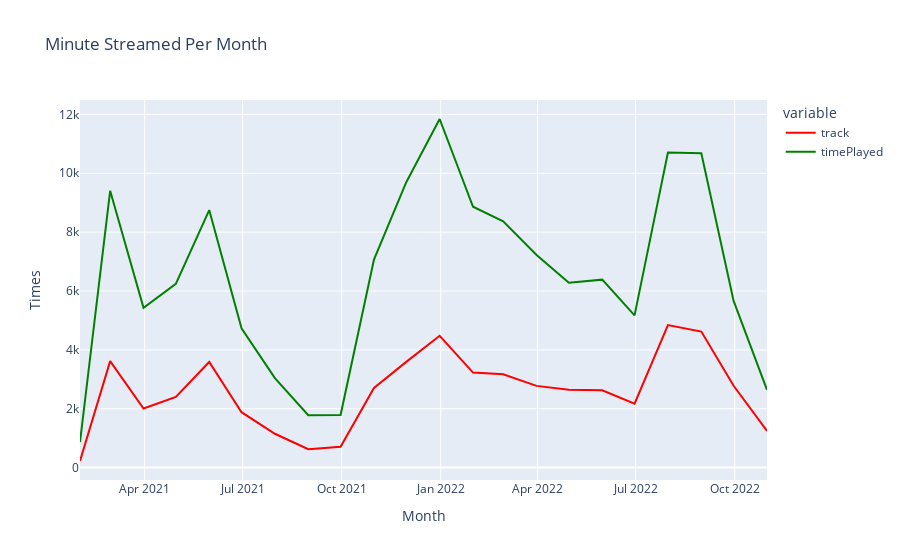

This figure's notebook cell:
### Code cell
monthly_data_count = test_df.resample('M').count()['track']
monthly_data_time = test_df.resample('M').sum()['timePlayed']
month_count_fig = px.line(monthly_data_count, labels={"endTime":"Month","value":"Times"},title='Minute Streamed Per Month',color_discrete_sequence=['red'])
month_time_fig = px.line(monthly_data_time, labels={"endTime":"Month","value":"Minutes"},title='Minute Streamed Per Month',color_discrete_sequence=['green'])

month_count_fig.add_traces(list(month_time_fig.select_traces()))
month_count_fig.show()

### Figure 1 — Plotly figure (JSON) as saved in the notebook; plotly's stock layout.template omitted (floating-point values rounded to 4 significant figures)
{"data": [{"hovertemplate": "variable=track<br>Month=%{x}<br>Times=%{y}<extra></extra>", "legendgroup": "track", "line": {"color": "red", "dash": "solid"}, "marker": {"symbol": "circle"}, "mode": "lines", "name": "track", "orientation": "v", "showlegend": true, "type": "scatter", "x": ["2021-01-31T00:00:00+00:00", "2021-02-28T00:00:00+00:00", "2021-03-31T00:00:00+00:00", "2021-04-30T00:00:00+00:00", "2021-05-31T00:00:00+00:00", "2021-06-30T00:00:00+00:00", "2021-07-31T00:00:00+00:00", "2021-08-31T00:00:00+00:00", "2021-09-30T00:00:00+00:00", "2021-10-31T00:00:00+00:00", "2021-11-30T00:00:00+00:00", "2021-12-31T00:00:00+00:00", "2022-01-31T00:00:00+00:00", "2022-02-28T00:00:00+00:00", "2022-03-31T00:00:00+00:00", "2022-04-30T00:00:00+00:00", "2022-05-31T00:00:00+00:00", "2022-06-30T00:00:00+00:00", "2022-07-31T00:00:00+00:00", "2022-08-31T00:00:00+00:00", "2022-09-30T00:00:00+00:00", "2022-10-31T00:00:00+00:00"], "xaxis": "x", "y": [225, 3617, 2009, 2405, 3590, 1883, 1150, 628, 708, 2706, 3593, 4479, 3228, 3169, 2777, 2642, 2627, 2174, 4845, 4624, 2782, 1247], "yaxis": "y"}, {"hovertemplate": "variable=timePlayed<br>Month=%{x}<br>Minutes=%{y}<extra></extra>", "legendgroup": "timePlayed", "line": {"color": "green", "dash": "solid"}, "marker": {"symbol": "circle"}, "mode": "lines", "name": "timePlayed", "orientation": "v", "showlegend": true, "type": "scatter", "x": ["2021-01-31T00:00:00+00:00", "2021-02-28T00:00:00+00:00", "2021-03-31T00:00:00+00:00", "2021-04-30T00:00:00+00:00", "2021-05-31T00:00:00+00:00", "2021-06-30T00:00:00+00:00", "2021-07-31T00:00:00+00:00", "2021-08-31T00:00:00+00:00", "2021-09-30T00:00:00+00:00", "2021-10-31T00:00:00+00:00", "2021-11-30T00:00:00+00:00", "2021-12-31T00:00:00+00:00", "2022-01-31T00:00:00+00:00", "2022-02-28T00:00:00+00:00", "2022-03-31T00:00:00+00:00", "2022-04-30T00:00:00+00:00", "2022-05-31T00:00:00+00:00", "2022-06-30T00:00:00+00:00", "2022-07-31T00:00:00+00:00", "2022-08-31T00:00:00+00:00", "2022-09-30T00:00:00+00:00", "2022-10-31T00:00:00+00:00"], "xaxis": "x", "y": [868.4, 9404.0, 5432.0, 6242.0, 8751.0, 4734.0, 3043.0, 1780.0, 1788.0, 7067, 9697.0, 11840.0, 8863.0, 8371.0, 7224.0, 6281.0, 6386.0, 5174.0, 10700.0, 10680.0, 5665.0, 2644.0], "yaxis": "y"}], "layout": {"legend": {"title": {"text": "variable"}, "tracegroupgap": 0}, "title": {"text": "Minute Streamed Per Month"}, "xaxis": {"anchor": "y", "domain": [0, 1], "title": {"text": "Month"}}, "yaxis": {"anchor": "x", "domain": [0, 1], "title": {"text": "Times"}}}}
